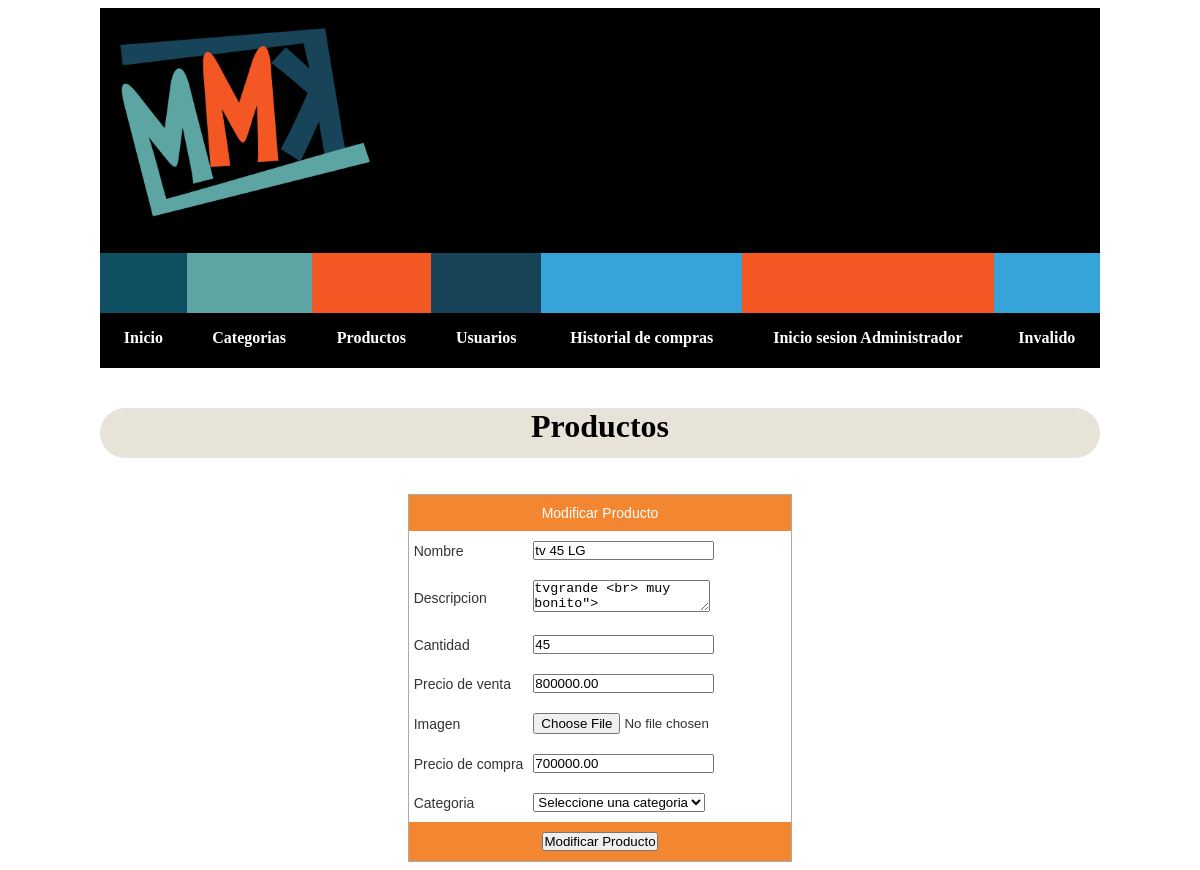
/Admin/modificarProducto.php?id=9, run on the app's committed database.
### tables this page shows
CREATE TABLE IF NOT EXISTS `productos` (
`idProducto` int(11) NOT NULL,
  `nombre` varchar(45) NOT NULL,
  `descripcion` varchar(400) NOT NULL,
  `cantidad` int(3) NOT NULL,
  `presioVenta` double(10,2) NOT NULL,
  `foto` varchar(45) NOT NULL,
  `PresioCompra` double(10,2) NOT NULL,
  `Categorias_idCat` int(11) NOT NULL
);

### Admin/modificarProducto.php (the view, shortened to what this page needs)
<?php include '../conexion.php';
        $mysql = new conexion();
        $mysqli=$mysql->conctar();
    $id=$_GET['id'];
    $sql ="SELECT * FROM productos where idProducto=$id ";
    $consulta= $mysqli->query($sql);
    $campos=  mysqli_fetch_object($consulta);
?>
<!DOCTYPE html>
<html lang="es">
    <head>
        <link rel="stylesheet" href="css/estiloAgregarProducto.css">
    </head>
    <header>
        <?php include'header.php'?>
    </header>
    <body>
        <h1>Productos</h1>
        <br>
        <br>
        <form action="" method="POST" enctype="multipart/form-data">
         <table class="tg">
         <tr>
    <th class="tg-031e" colspan="2">Modificar Producto </th>
  </tr>
  <tr>
    <td class="tg-031e">Nombre</td>
    <td class="tg-031e"><input type="text" name="nom" required value="<?php echo $campos->nombre;?>"></td>
  </tr>
  <tr>
    <td class="tg-031e">Descripcion</td>
    <td class="tg-031e"><textarea name="des" required ><?php echo $campos->descripcion;?>"></textarea></td>
  </tr>
  <tr>
    <td class="tg-031e">Cantidad</td>
    <td class="tg-031e"><input type="text" name="can" required value="<?php echo $campos->cantidad;?>"></td>
  </tr>
  <tr>
    <td class="tg-031e">Precio de venta</td>
    <td class="tg-031e"><input type="text" name="preV" required value="<?php echo $campos->presioVenta;?>"></td>
  </tr>
  <tr>
    <td class="tg-031e">Imagen</td>
    <td class="tg-031e"><input type="file" name="imge"></td>
  </tr>
  <tr>
    <td class="tg-031e">Precio de compra</td>
    <td class="tg-031e"><input type="text" name="preC" required value="<?php echo $campos->PresioCompra;?>"></td>
  </tr>
  <tr>
    <td class="tg-031e">Categoria</td>
    <td class="tg-031e">
        <select name="car" required >
                                <option value="">Seleccione una categoria</option>
                            </select>
       </td>
  </tr>
  <tr>
    <th class="tg-031e" colspan="2"><input type="submit" name="op" value="Modificar Producto"></th>
  </tr>
</table>
        </form>
    </body>
</html>

### Admin/css/estiloAgregarProducto.css (style rules this page uses)
.tg { border-collapse:collapse;border-spacing:0;border-color:#aaa;border-width:1px;border-style:solid; margin: 0 auto; }
.tg td { font-family:Arial, sans-serif;font-size:14px;padding:10px 5px;border-style:solid;border-width:0px;overflow:hidden;word-break:normal;border-color:#aaa;color:#333;background-color:#fff; }
.tg th { font-family:Arial, sans-serif;font-size:14px;font-weight:normal;padding:10px 5px;border-style:solid;border-width:0px;overflow:hidden;word-break:normal;border-color:#aaa;color:#fff;background-color:#f38630; }
table { margin: 0 auto; }
h1 { text-align: CENTER; font-family: fantasy; border-radius: 29px 29px 29px 29px; -moz-border-radius: 29px 29px 29px 29px; -webkit-border-radius: 29px 29px 29px 29px; border: 0px solid #000000; background:#e8e3d8; width: 1000px; height: 50px; margin: 0 auto; }

### css/style.css (style rules this page uses)
* { padding:0; }

### data on the page
productos: nom "tv 45 LG", des "tvgrande <br> muy bonito\">", can "45", preV "800000.00", preC "700000.00"
